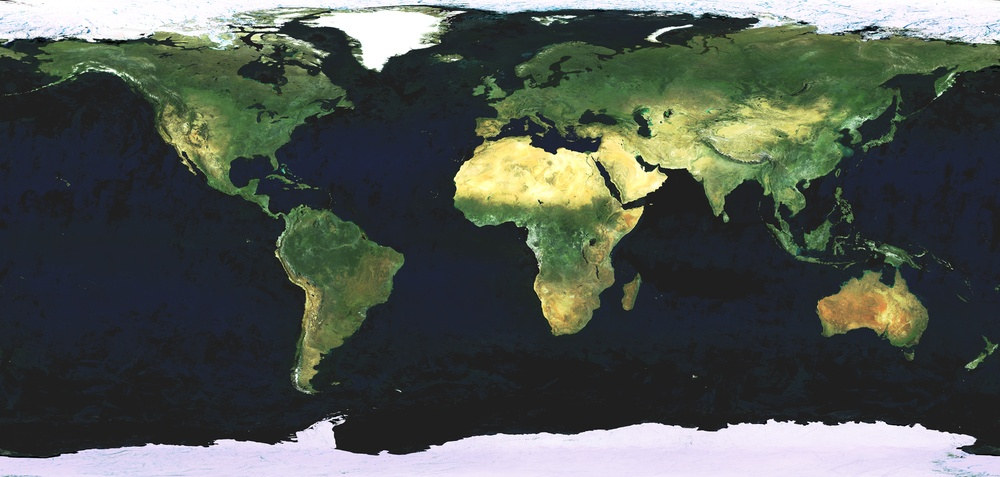
#> input picture VisionTrainingGround/DataPipeline/worldmap.jpg, 1000 x 477 px, shrunk from 2283 x 1088 before the run
$ python saliencymapglobal.py
#> lines starting #> are read from the running program, lines starting #| are printed output that depends on the picture; after the words box and inside, x2 and y2 are one past the last pixel; in counts of white or black regions, pixels touching at a corner belong together
import cv2
import matplotlib.pyplot as plt
import numpy as np


def highlight_top_n_salient_regions(image_path: str, top_n: int = 16) -> None:
    # Load the image (Earth image in this case)
#> called with image_path = 'worldmap.jpg', top_n = 100
    image = cv2.imread(image_path)
#> image is the input picture: shape (477, 1000, 3); mean B, G, R 79.6, 86.2, 79.7
    image_rgb = cv2.cvtColor(image, cv2.COLOR_BGR2RGB)  # Convert to RGB for visualization

    # Initialize the Saliency detection model from OpenCV
    saliency = cv2.saliency.StaticSaliencyFineGrained_create()

    # Compute the saliency map (returns a saliency map in the range [0, 255])
    success, saliency_map = saliency.computeSaliency(image)
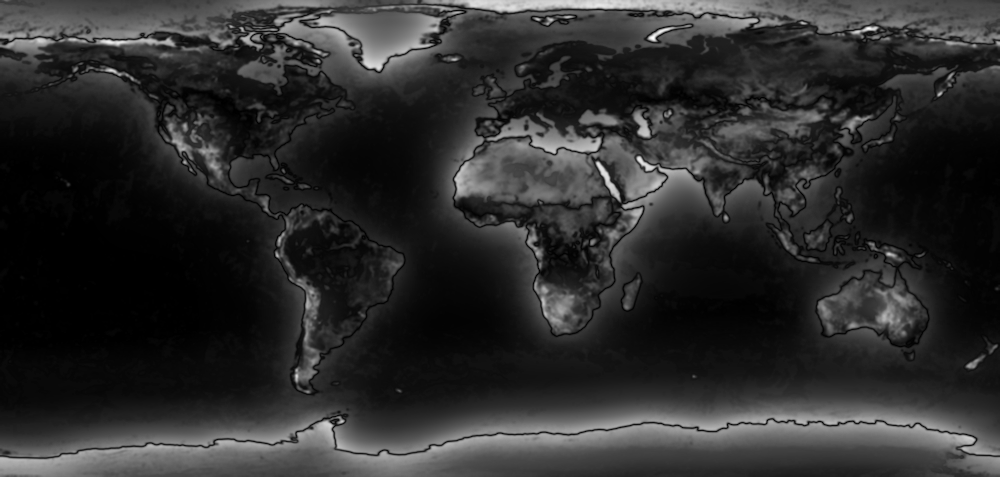
#> saliency_map: shape (477, 1000) float32; min 0, max 1, mean 0.176
#> success = True

    # Normalize the saliency map to range [0, 1] for better visualization
    saliency_map = saliency_map.astype(np.float32)
    saliency_map = cv2.normalize(saliency_map, None, 0, 1, cv2.NORM_MINMAX)

    # Convert the saliency map to a binary mask
    _, binary_mask = cv2.threshold(saliency_map, 0.5, 1, cv2.THRESH_BINARY)
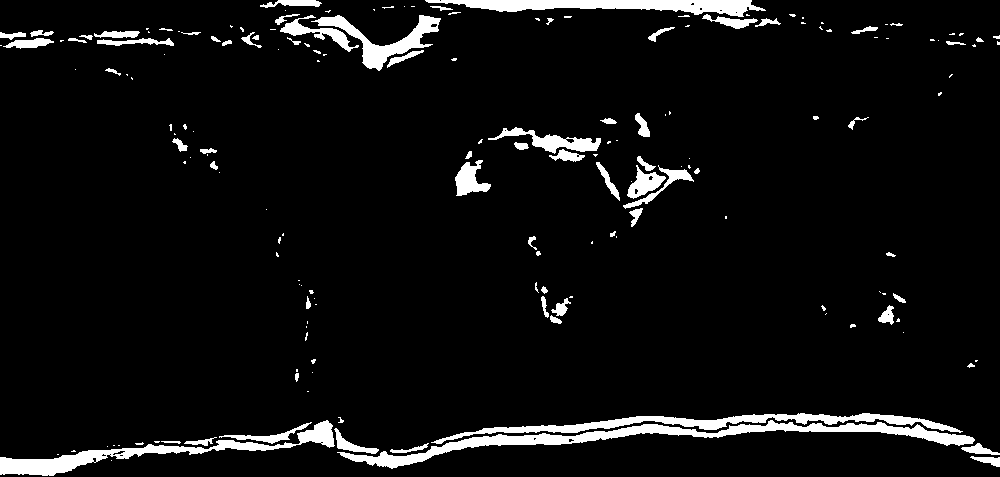
#> binary_mask: shape (477, 1000) float32; values 0 (black) and 1 (white), 5.9% white; 176 white regions (105 under 20 px)

    # Find contours in the saliency map
    contours, _ = cv2.findContours(
        (binary_mask * 255).astype(np.uint8), cv2.RETR_EXTERNAL, cv2.CHAIN_APPROX_SIMPLE
    )
#> contours = 176 contours, 120 with area under 20; largest, box (x1, y1, x2, y2) and area: (337, 420, 975, 469) 4698, (0, 420, 335, 476) 3107, (431, 413, 963, 444) 2880, (425, 0, 766, 17) 2784, (311, 15, 441, 71) 1742

    # Sort contours by area (largest to smallest)
    contours = sorted(contours, key=cv2.contourArea, reverse=True)

    # Select top n contours
    top_contours = contours
#> top_contours has the same summary as contours

    # Draw bounding boxes around the top n salient regions
    image_with_boxes = np.copy(image_rgb)
    for contour in top_contours:
        # Get bounding box coordinates
        x, y, w, h = cv2.boundingRect(contour)
        # Draw rectangle on the image
        cv2.rectangle(image_with_boxes, (x, y), (x + w, y + h), (255, 0, 0), 3)
#> this loop made 176 passes
#> (x, y, w, h) on passes 1 to 3: (337, 420, 638, 49), (0, 420, 335, 56), (431, 413, 532, 31)
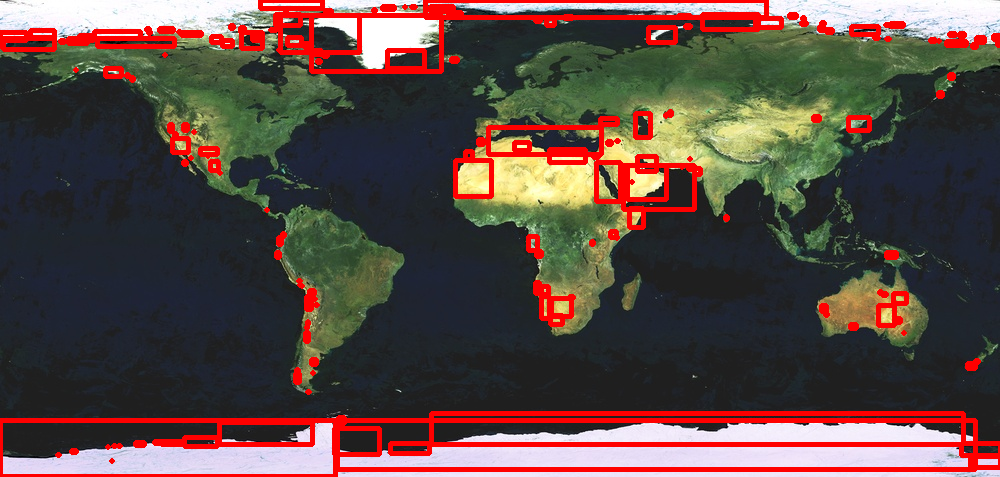
#> image_with_boxes: shape (477, 1000, 3); mean R, G, B 91.1, 73.2, 67.7

    # Show the results
    plt.figure(figsize=(10, 5))

    # Original Image
    plt.subplot(1, 2, 1)
    plt.imshow(image_rgb)
    plt.title("Original Earth Image")
    plt.axis("off")

    # Image with Highlighted Top N Salient Regions
    plt.subplot(1, 2, 2)
    plt.imshow(image_with_boxes)
    plt.title(f"Top {top_n} Salient Regions")
    plt.axis("off")

    plt.show()
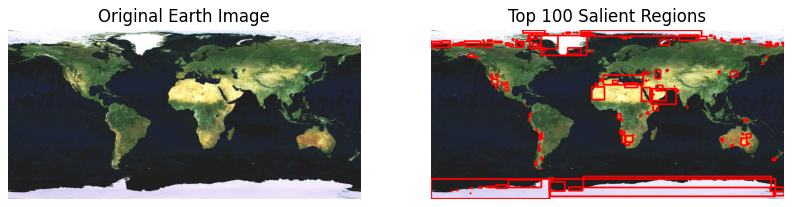
#> figure drawn by matplotlib, 2 panels


# Example usage
highlight_top_n_salient_regions("worldmap.jpg", top_n=100)  # Replace with your Earth image path

$ run again, with VisionTrainingGround/DataPipeline/PathfinderMap.jpg copied over VisionTrainingGround/DataPipeline/worldmap.jpg
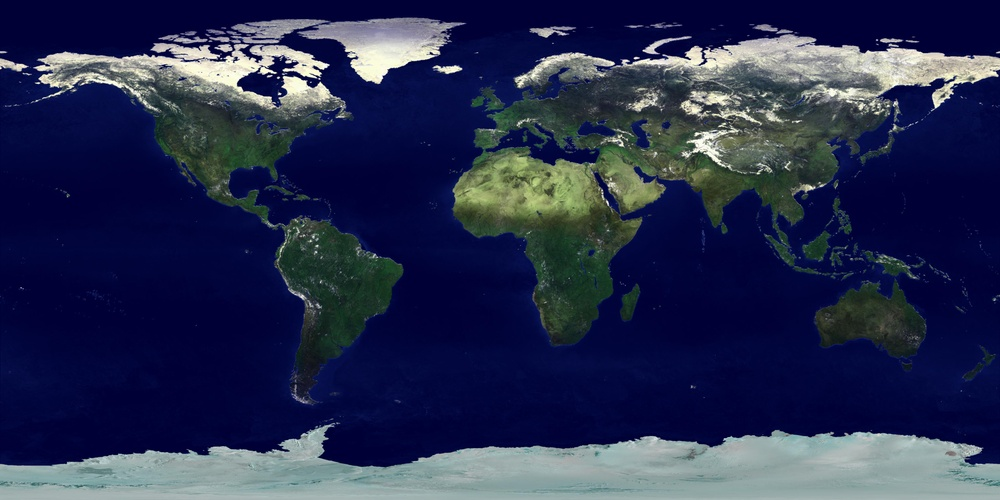
#> input picture VisionTrainingGround/DataPipeline/PathfinderMap.jpg, 1000 x 500 px, shrunk from 4096 x 2048 before the run
#> in highlight_top_n_salient_regions, image is the input picture: shape (500, 1000, 3); mean B, G, R 79.1, 46.1, 39.2
#> success = True
#> in highlight_top_n_salient_regions, `_, binary_mask = cv2.threshold(saliency_map, 0.5, 1, cv2.THRESH_BINARY)`:
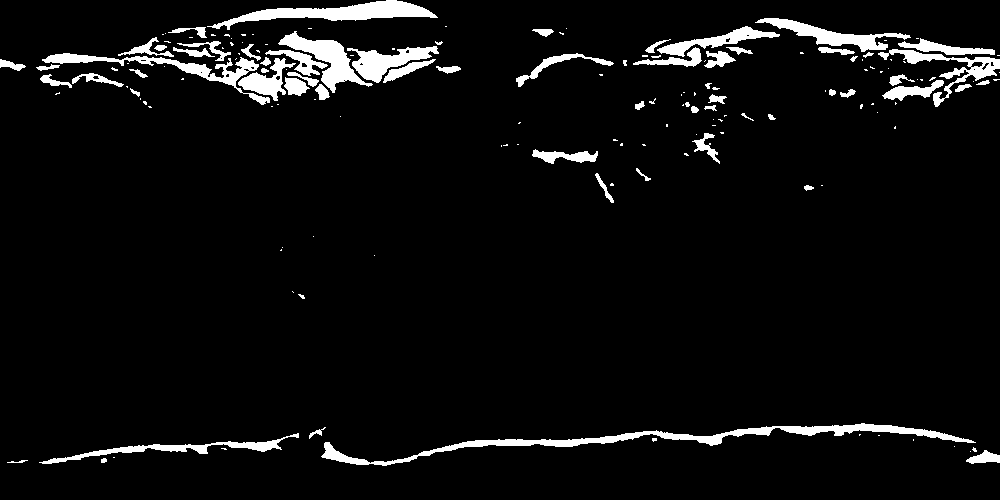
#> binary_mask: shape (500, 1000) float32; values 0 (black) and 1 (white), 5.4% white; 166 white regions (103 under 20 px)
#> contours = 166 contours, 111 with area under 20; largest, box (x1, y1, x2, y2) and area: (321, 423, 976, 466) 3330, (207, 0, 438, 30) 2240, (278, 31, 373, 93) 1643, (42, 53, 270, 105) 1592, (755, 18, 911, 52) 1342
#> top_contours has the same summary as contours
#> the loop in highlight_top_n_salient_regions, `for contour in top_contours:` made 166 passes
#> (x, y, w, h) on passes 1 to 3: (321, 423, 655, 43), (207, 0, 231, 30), (278, 31, 95, 62)
#> in highlight_top_n_salient_regions, `plt.show()`:
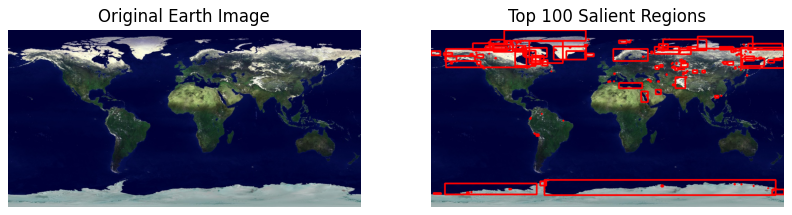
#> figure drawn by matplotlib, 2 panels
